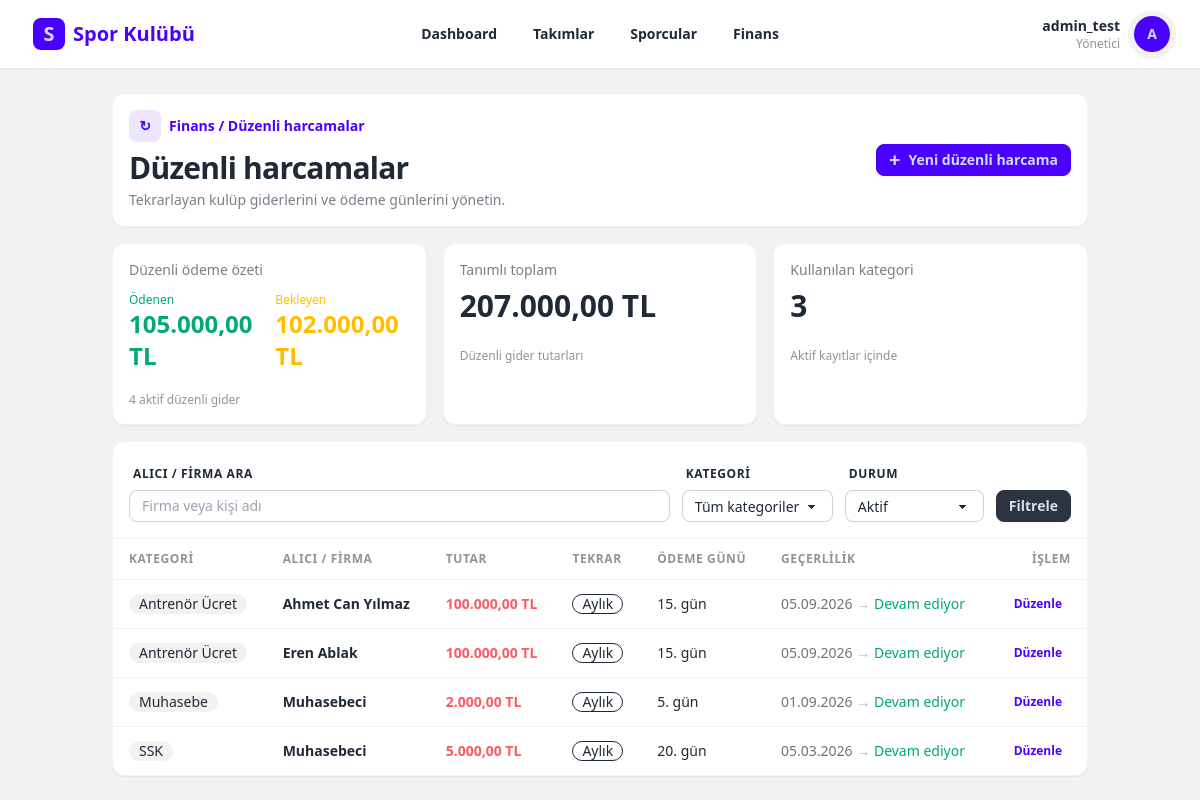
/finance/regular-expenses/ (signed in), run on an earlier commit of the app's database.
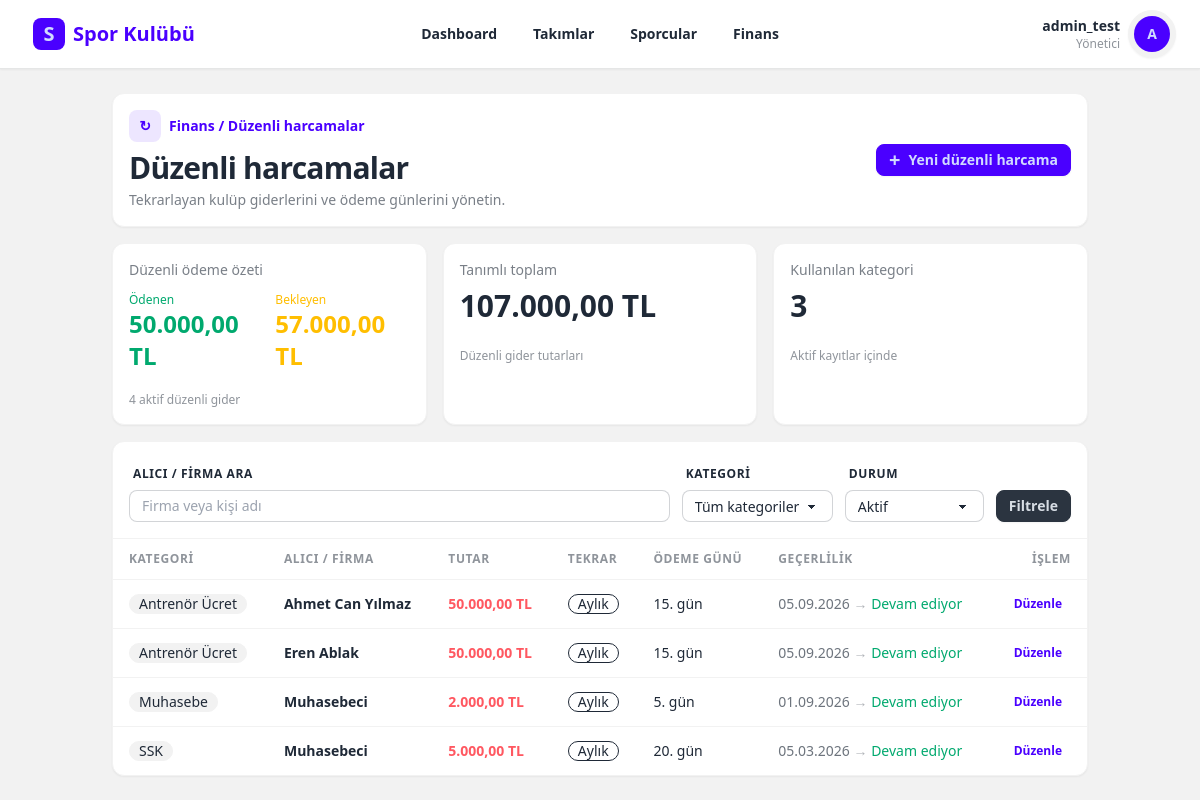
And on a later commit of the database.
### finance/models.py (models this page shows, shortened)
class RegularExpense(models.Model):
    category = models.ForeignKey(
        ExpenseCategory,
        on_delete=models.SET_NULL,
        null=True,
        related_name='regular_expenses',
        verbose_name="Kategori"
    )
    amount = models.DecimalField(max_digits=10, decimal_places=2, verbose_name="Tutar (TL)")
    reciever = models.CharField(max_length=200, verbose_name="Alıcı / Firma / Kişi")
    start_date = models.DateField(verbose_name="Başlangıç Tarihi")
    end_date = models.DateField(null=True, blank=True, verbose_name="Bitiş Tarihi (Opsiyonel)")
    frequency = models.CharField(
        max_length=20,
        choices=[
            ('monthly', 'Aylık'),
            ('quarterly', '3 Aylık'),
            ('yearly', 'Yıllık'),
        ],
        default='monthly',
        verbose_name="Frekans"
    )
    paymentDay = models.PositiveSmallIntegerField(
        default=1,
        null=True,
        blank=True,
        verbose_name="Ödeme Günü",
        help_text="Örn: 15, 30. Boş bırakılırsa ödeme günü belirtilmemiş olur."
    )
    notes = models.TextField(blank=True, null=True, verbose_name="Açıklama / Detay")
    created_by = models.ForeignKey(
        settings.AUTH_USER_MODEL,
        on_delete=models.SET_NULL,
        null=True,
        verbose_name="Kaydı Oluşturan"
    )
    created_at = models.DateTimeField(auto_now_add=True)
    class Meta:
        verbose_name = "Düzenli Gider"
        verbose_name_plural = "Düzenli Giderler"
        ordering = ['-start_date']

class ExpenseCategory(models.Model):
    name = models.CharField(max_length=100, verbose_name="Kategori Adı")
    description = models.TextField(blank=True, null=True, verbose_name="Açıklama")
    class Meta:
        verbose_name = "Gider Kategorisi"
        verbose_name_plural = "Gider Kategorileri"

### finance/views.py (the view)
# urls.py: path('regular-expenses/', views.regular_expense_list, name='regular-expense-list'),
@login_required
def regular_expense_list(request):
    query = request.GET.get('q', '').strip()
    category_id = request.GET.get('category', '')
    status = request.GET.get('status', 'active')
    expenses = RegularExpense.objects.select_related('category', 'created_by').order_by('-start_date')
    if query:
        expenses = expenses.filter(reciever__icontains=query)
    if category_id:
        expenses = expenses.filter(category_id=category_id)
    if status == 'active':
        expenses = expenses.filter(Q(end_date__isnull=True) | Q(end_date__gte=date.today()))
    elif status == 'expired':
        expenses = expenses.filter(end_date__lt=date.today())
    return render(request, 'finance/regular_expenses.html', {
        'regular_expenses': expenses,
        'categories': ExpenseCategory.objects.all().order_by('name'),
        'query': query,
        'selected_category': category_id,
        'status': status,
        'today': date.today(),
        **get_regular_expense_summary(),
    })

### finance/views.py (called while the page is built)
def get_period_bounds(period):
    try:
        period_start = datetime.strptime(period, '%Y-%m').date()
    except (TypeError, ValueError):
        period_start = date.today().replace(day=1)
    period_end = period_start.replace(
        day=calendar.monthrange(period_start.year, period_start.month)[1]
    )
    return period_start, period_end

### templates/finance/regular_expenses.html (shortened to what this page needs)
{% extends "base.html" %}
{% block content %}
<div class="mx-auto w-full max-w-7xl space-y-4">
    <header class="flex flex-col gap-4 rounded-xl border border-base-200 bg-base-100 p-4 shadow-sm md:flex-row md:items-center md:justify-between">
        <div>
            <div class="mb-2 flex items-center gap-2 text-sm font-semibold text-primary">
                <span class="grid h-8 w-8 place-items-center rounded-lg bg-primary/10">↻</span>
                Finans / Düzenli harcamalar
            </div>
            <h1 class="text-3xl font-black tracking-tight">Düzenli harcamalar</h1>
            <p class="mt-1 text-sm text-base-content/60">Tekrarlayan kulüp giderlerini ve ödeme günlerini yönetin.</p>
        </div>
        <button class="btn btn-primary btn-sm gap-2"
                hx-get="{% url 'regular-expense-create' %}?category={{ selected_category }}&q={{ query|urlencode }}&status={{ status }}"
                hx-target="#regular-expense-modal-container"
                hx-swap="innerHTML">
            <span class="text-xl leading-none">+</span>
            Yeni düzenli harcama
        </button>
    </header>
    {% include 'finance/partials/_regular_expense_summary.html' %}
    <section class="rounded-xl border border-base-200 bg-base-100 shadow-sm">
        <form method="get" class="grid gap-3 border-b border-base-200 p-4 md:grid-cols-[1fr_auto_auto_auto] md:items-end">
            <label class="form-control">
                <span class="label label-text text-xs font-bold uppercase tracking-wider">Alıcı / firma ara</span>
                <input type="search" name="q" value="{{ query }}" placeholder="Firma veya kişi adı" class="input input-bordered input-sm">
            </label>
            <label class="form-control">
                <span class="label label-text text-xs font-bold uppercase tracking-wider">Kategori</span>
                <select name="category" class="select select-bordered select-sm">
                    <option value="">Tüm kategoriler</option>
                </select>
            </label>
            <label class="form-control">
                <span class="label label-text text-xs font-bold uppercase tracking-wider">Durum</span>
                <select name="status" class="select select-bordered select-sm">
                    <option value="active" {% if status == 'active' %}selected{% endif %}>Aktif</option>
                </select>
            </label>
            <button class="btn btn-neutral btn-sm">Filtrele</button>
        </form>
        <div class="overflow-x-auto">
            <table class="table">
                <thead>
                    <tr class="text-xs uppercase tracking-wider text-base-content/50">
                        <th>Kategori</th>
                        <th>Alıcı / firma</th>
                        <th>Tutar</th>
                        <th>Tekrar</th>
                        <th>Ödeme günü</th>
                        <th>Geçerlilik</th>
                        <th class="text-right">İşlem</th>
                    </tr>
                </thead>
                {% include 'finance/partials/_regular_expense_list_response.html' %}
            </table>
        </div>
    </section>
</div>
{% endblock %}

### templates/finance/partials/_regular_expense_list_response.html (shortened to what this page needs)
<tbody id="regular-expense-list">
    {% for expense in regular_expenses %}
    <tr class="border-b border-base-200 last:border-0 {% if expense.end_date and expense.end_date < today %}opacity-60{% endif %}">
        <td>
            {% if expense.category %}
            <span class="badge badge-ghost font-medium">{{ expense.category.name }}</span>
            {% else %}
            <span class="text-sm text-base-content/40">Kategorisiz</span>
            {% endif %}
        </td>
        <td>
            <div class="font-semibold">{{ expense.reciever }}</div>
        </td>
        <td class="font-black text-error">{{ expense.amount|floatformat:2 }} TL</td>
        <td><span class="badge badge-outline">{{ expense.get_frequency_display }}</span></td>
        <td class="text-sm">{% if expense.paymentDay %}{{ expense.paymentDay }}. gün{% else %}-{% endif %}</td>
        <td class="text-sm text-base-content/65">
            {{ expense.start_date|date:'d.m.Y' }}
            <span class="text-base-content/35">→</span>
            {% if expense.end_date %}{{ expense.end_date|date:'d.m.Y' }}{% else %}<span class="text-success">Devam ediyor</span>{% endif %}
        </td>
        <td class="text-right">
            <button type="button" class="btn btn-ghost btn-xs text-primary"
                    hx-get="{% url 'regular-expense-update' expense.pk %}?category={{ selected_category }}&q={{ query|urlencode }}&status={{ status }}"
                    hx-target="#regular-expense-modal-container"
                    hx-swap="innerHTML">
                Düzenle
            </button>
        </td>
    </tr>
    {% endfor %}
</tbody>

What changed in the data, as far as the page shows it:
changed RegularExpense "Ahmet Can Yılmaz": amount "100.000,00" → "50.000,00"
changed RegularExpense "Eren Ablak": amount "100.000,00" → "50.000,00"
Also different on the page:
{{ regular_paid_total|floatformat:2 }}: "105.000,00" → "50.000,00"
{{ regular_pending_total|floatformat:2 }}: "102.000,00" → "57.000,00"
{{ regular_expense_total|floatformat:2 }}: "207.000,00" → "107.000,00"
